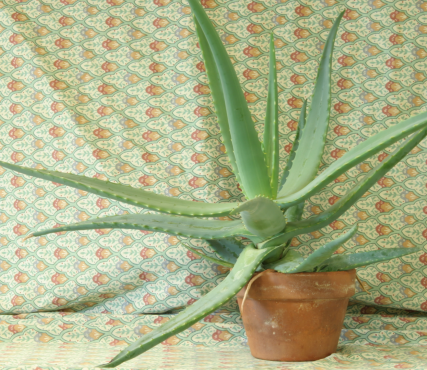
//> input picture 3ddp/lab1/SGM/Examples/Aloe/left.png, 427 x 370 px
$ ./main Examples/Aloe/left.png Examples/Aloe/right.png Examples/Aloe/right.png out.png 3   (built with g++ and OpenCV 4)
//> lines starting //> are read from the running program, lines starting //| are printed output that depends on the picture
### 3ddp/lab1/SGM/sgm.h
#pragma once
#include <iostream>

#include <opencv2/core/core.hpp>
#include <opencv2/highgui/highgui.hpp>
#include "opencv2/imgproc/imgproc.hpp"

#define DEBUG false


using namespace std;
using namespace cv;

typedef vector<unsigned long> ul_array;
typedef vector<ul_array> ul_array2D;
typedef vector<ul_array2D> ul_array3D;
typedef vector<ul_array3D> ul_array4D;

namespace sgm
{
  struct path
  {
    int direction_x;
    int direction_y;
  };
  struct processing_window
  {
    int east;
    int west;
    int north;
    int south;

  };
  class SGM
  {

  public:
    SGM(unsigned int disparity_range, unsigned int p1=3, unsigned int p2=40, unsigned int window_height=3, unsigned window_width_=3);
    void set(const  cv::Mat &left_img, const  cv::Mat &right_img);
    void compute_disparity();
    void save_disparity(char* out_file_name);
    float compute_mse(const  cv::Mat &gt);


  private:
      void init_paths();
      void aggregation();
      void calculate_cost_hamming();
      void compute_path_cost(int direction_y, int direction_x, int cur_y, int cur_x, int cur_path);

      int height_;
      int width_;
      unsigned int disparity_range_;
      unsigned int p1_;
      unsigned int p2_;
      unsigned int window_height_;
      unsigned window_width_;
      cv::Mat disp_;
      cv::Mat views_[2];
      vector<path> paths_;
      processing_window pw_;
      ul_array3D cost_;
      ul_array3D aggr_cost_;
      ul_array4D path_cost_;

  };
}

### 3ddp/lab1/SGM/sgm.cpp
#include "sgm.h"

#include <algorithm>
#include <chrono>
#include <cmath>
#include <ctime>
#include <iostream>
#include <thread>
#include <vector>

#define NUM_DIRS 3
#define PATHS_PER_SCAN 8

using namespace std;
using namespace cv;
static char hamLut[256][256];
static int directions[NUM_DIRS] = {0, -1, 1};

// compute values for hamming lookup table
void compute_hamming_lut() {
    for (uchar i = 0; i < 255; i++) {
        for (uchar j = 0; j < 255; j++) {
            uchar census_xor = i ^ j;
            uchar dist = 0;
            while (census_xor) {
                ++dist;
                census_xor &= census_xor - 1;
            }

            hamLut[i][j] = dist;
        }
    }
}

namespace sgm {
SGM::SGM(unsigned int disparity_range, unsigned int p1, unsigned int p2,
         unsigned int window_height, unsigned window_width)
    : disparity_range_(disparity_range),
      p1_(p1),
      p2_(p2),
      window_height_(window_height),
      window_width_(window_width) {
    compute_hamming_lut();
}

// set images and initialize all the desired values
void SGM::set(const cv::Mat &left_img, const cv::Mat &right_img) {
    views_[0] = left_img;
    views_[1] = right_img;

    height_ = left_img.rows;
    width_ = right_img.cols;
    pw_.north = window_height_ / 2;
    pw_.south = height_ - window_height_ / 2;
    pw_.west = window_width_ / 2;
    pw_.east = width_ - window_height_ / 2;
    init_paths();
    cost_.resize(height_, ul_array2D(width_, ul_array(disparity_range_)));
    aggr_cost_.resize(height_, ul_array2D(width_, ul_array(disparity_range_)));
    path_cost_.resize(
        PATHS_PER_SCAN,
        ul_array3D(height_, ul_array2D(width_, ul_array(disparity_range_))));
}

// initialize path directions
void SGM::init_paths() {
    for (int i = 0; i < NUM_DIRS; ++i) {
        for (int j = 0; j < NUM_DIRS; ++j) {
            // skip degenerate path
            if (i == 0 && j == 0) continue;
            paths_.push_back({directions[i], directions[j]});
        }
    }
}

void SGM::compute_disparity() {
    calculate_cost_hamming();
    aggregation();
    disp_ = Mat(Size(width_, height_), CV_8UC1, Scalar::all(0));

    for (int row = 0; row < height_; ++row) {
        for (int col = 0; col < width_; ++col) {
            unsigned long smallest_cost = aggr_cost_[row][col][0];
            int smallest_disparity = 0;
            for (int d = disparity_range_ - 1; d >= 0; --d) {
                if (aggr_cost_[row][col][d] < smallest_cost) {
                    smallest_cost = aggr_cost_[row][col][d];
                    smallest_disparity = d;
                }
            }

            disp_.at<uchar>(row, col) =
                smallest_disparity * 255.0 / disparity_range_;
        }
    }
}

// compute costs and fill volume cost cost_
void SGM::calculate_cost_hamming() {
    uchar census_left, census_right, shift_count;
    cv::Mat_<uchar> census_img[2];

    cout << "\nApplying Census Transform" << endl;

    for (int view = 0; view < 2; view++) {
        census_img[view] = cv::Mat_<uchar>::zeros(height_, width_);
        for (int r = 1; r < height_ - 1; r++) {
            uchar *p_center = views_[view].ptr<uchar>(r),
                  *p_census = census_img[view].ptr<uchar>(r);
            p_center += 1;
            p_census += 1;
            for (int c = 1; c < width_ - 1; c++, p_center++, p_census++) {
                uchar census_val = 0, shift_count = 0;
                for (int wr = r - 1; wr <= r + 1; wr++) {
                    for (int wc = c - 1; wc <= c + 1; wc++) {
                        if (shift_count != 4)  // skip the center pixel
                        {
                            census_val <<= 1;
                            if (views_[view].at<uchar>(wr, wc) <
                                *p_center)  // compare pixel values in the
                                            // neighborhood
                                census_val = census_val | 0x1;
                        }
                        shift_count++;
                    }
                }
                *p_census = census_val;
            }
        }
    }

    cout << "\nFinding Hamming Distance" << endl;

    for (int r = window_height_ / 2 + 1; r < height_ - window_height_ / 2 - 1;
         r++) {
        for (int c = window_width_ / 2 + 1; c < width_ - window_width_ / 2 - 1;
             c++) {
            for (int d = 0; d < disparity_range_; d++) {
                long cost = 0;
                for (int wr = r - window_height_ / 2;
                     wr <= r + window_height_ / 2; wr++) {
                    uchar *p_left = census_img[0].ptr<uchar>(wr),
                          *p_right = census_img[1].ptr<uchar>(wr);
                    int wc = c - window_width_ / 2;
                    p_left += wc;
                    p_right += wc + d;
                    const uchar out_val = census_img[1].at<uchar>(
                        wr, width_ - window_width_ / 2 - 1);

                    for (; wc <= c + window_width_ / 2;
                         wc++, p_left++, p_right++) {
                        uchar census_left, census_right;
                        census_left = *p_left;

                        if (c + d < width_ - window_width_ / 2)
                            census_right = *p_right;
                        else
                            census_right = out_val;

                        uchar census_xor =
                            census_left ^ census_right;  // Hamming Distance
                        uchar dist = 0;
                        cost += hamLut[census_left][census_right];
                    }
                }
                cost_[r][c][d] = cost;
            }
        }
    }
}

// aggregate the costs
void SGM::aggregation() {
    // for all defined paths
    for (int cur_path = 0; cur_path < PATHS_PER_SCAN; ++cur_path) {
        int dir_x = paths_[cur_path].direction_x;
        int dir_y = paths_[cur_path].direction_y;

        int start_x, start_y, end_x, end_y, step_x, step_y;

        // initialize variables with the right values
        if (dir_x == 1) {
            start_x = pw_.west;
            end_x = pw_.east + 1;
            step_x = 1;
        } else if (dir_x == -1) {
            start_x = pw_.east;
            end_x = pw_.west - 1;
            step_x = -1;
        } else {
            // dir_x == 0
            start_x = pw_.west;
            end_x = pw_.east + 1;
            step_x = 1;  // west < east
        }
        if (dir_y == 1) {
            start_y = pw_.north;
            end_y = pw_.south + 1;
            step_y = 1;
        } else if (dir_y == -1) {
            start_y = pw_.south;
            end_y = pw_.north - 1;
            step_y = -1;
        } else {
            // dir_y == 0
            start_y = pw_.north;
            end_y = pw_.south + 1;
            step_y = 1;  // north < south
        }

        // compute the path cost in a given direction for all pixels
        for (int y = start_y; y != end_y; y += step_y) {
            for (int x = start_x; x != end_x; x += step_x) {
                compute_path_cost(dir_y, dir_x, y, x, cur_path);
            }
        }
    }
    // aggregate the costs for all direction into the aggr_cost_ tensor
    for (int y = 0; y < height_; ++y) {
        for (int x = 0; x < width_; ++x) {
            for (int d = 0; d < disparity_range_; ++d) {
                aggr_cost_[y][x][d] = cost_[y][x][d];  // data term
                for (int path = 0; path < PATHS_PER_SCAN; ++path) {
                    aggr_cost_[y][x][d] += path_cost_[path][y][x][d] -
                                           cost_[y][x][d];  // smoothness term
                }
            }
        }
    }
}

// compute cost per path of a pixel
void SGM::compute_path_cost(int direction_y, int direction_x, int cur_y,
                            int cur_x, int cur_path) {
    // if the processed pixel is the first
    if ((cur_y == pw_.north && direction_y == 1) ||
        (cur_y == pw_.south && direction_y == -1) ||
        (cur_x == pw_.east && direction_x == -1) ||
        (cur_x == pw_.west && direction_x == 1)) {
        // no smoothness cost, only data cost
        for (int d = 0; d < disparity_range_; ++d) {
            path_cost_[cur_path][cur_y][cur_x][d] = cost_[cur_y][cur_x][d];
        }
    } else {
        // prev is the previous pixel along cur_path
        int prev_x = cur_x - direction_x;
        int prev_y = cur_y - direction_y;
        unsigned long best_prev_cost = LLONG_MAX;
        for (int d = 0; d < disparity_range_; d++) {
            unsigned long cost = path_cost_[cur_path][prev_y][prev_x][d];
            if (cost < best_prev_cost) {
                best_prev_cost = cost;
            }
        }

        for (int d = 0; d < disparity_range_; ++d) {
            unsigned long no_penalty_cost;
            unsigned long small_penalty_cost_1;
            unsigned long small_penalty_cost_2;
            unsigned long big_penalty_cost;

            // possible disparities, find the min
            no_penalty_cost = path_cost_[cur_path][prev_y][prev_x][d];
            small_penalty_cost_1 =
                d > 0 ? path_cost_[cur_path][prev_y][prev_x][d - 1] + p1_
                      : LLONG_MAX;
            small_penalty_cost_2 =
                d < disparity_range_ - 1
                    ? path_cost_[cur_path][prev_y][prev_x][d + 1] + p1_
                    : LLONG_MAX;
            big_penalty_cost = best_prev_cost + p2_;

            unsigned long min =
                std::min({no_penalty_cost, small_penalty_cost_1,
                          small_penalty_cost_2, big_penalty_cost});

            path_cost_[cur_path][cur_y][cur_x][d] =
                cost_[cur_y][cur_x][d] + min - best_prev_cost;
        }
    }
}

float SGM::compute_mse(const cv::Mat &gt) {
    cv::Mat1f container[2];
    cv::normalize(gt, container[0], 0, 85, cv::NORM_MINMAX);
    cv::normalize(disp_, container[1], 0, disparity_range_, cv::NORM_MINMAX);

    cv::Mat1f mask = min(gt, 1);
    cv::multiply(container[1], mask, container[1], 1);
    float error = 0;
    for (int y = 0; y < height_; ++y) {
        for (int x = 0; x < width_; ++x) {
            float diff = container[0](y, x) - container[1](y, x);
            error += (diff * diff);
        }
    }
    error = error / (width_ * height_);
    return error;
}

void SGM::save_disparity(char *out_file_name) {
    imwrite(out_file_name, disp_);
    return;
}
}  // namespace sgm

### 3ddp/lab1/SGM/main.cpp
#include <iostream>

#include "sgm.h"

int main(int argc, char **argv) {
    if (argc != 6) {
        std::cerr << "Usage: " << argv[0]
                  << " <right image> <left image> <gt depth map> <output image "
                     "file> <disparity range> "
                  << endl;
        return -1;
    }

    char *firstFileName = argv[1];
    char *secondFileName = argv[2];
    char *gtFileName = argv[3];
    char *outputFileName = argv[4];
    cv::Mat firstImage;
    cv::Mat secondImage;
    cv::Mat gt;

    firstImage = cv::imread(firstFileName, IMREAD_GRAYSCALE);
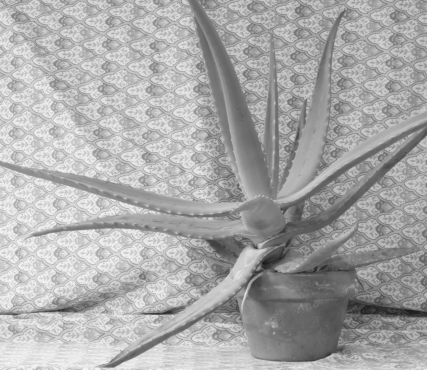
//> firstImage: 370 rows x 427 cols, CV_8UC1; min 23, max 245, mean 169.3
    secondImage = cv::imread(secondFileName, IMREAD_GRAYSCALE);
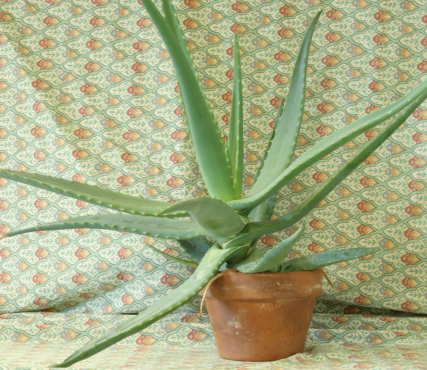
//> input picture 3ddp/lab1/SGM/Examples/Aloe/right.png, 427 x 370 px
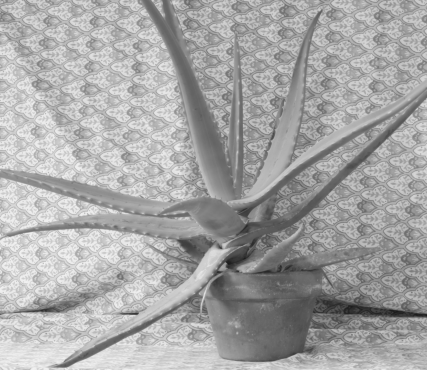
//> secondImage: 370 rows x 427 cols, CV_8UC1; min 26, max 242, mean 166.3
    gt = cv::imread(gtFileName, IMREAD_GRAYSCALE);

    if (!firstImage.data || !secondImage.data) {
        cerr << "Could not open or find one of the images!" << endl;
        return -1;
    }

    unsigned int disparityRange = atoi(argv[5]);

    sgm::SGM sgm(disparityRange);
    sgm.set(firstImage, secondImage);
    sgm.compute_disparity();
//> the loop in calculate_cost_hamming, `for (int view = 0; view < 2; view++)` made 2 passes
//> shift_count on passes 1 to 2: 0, 0
//> after the loop in calculate_cost_hamming, `for (int view = 0; view < 2; view++)`:
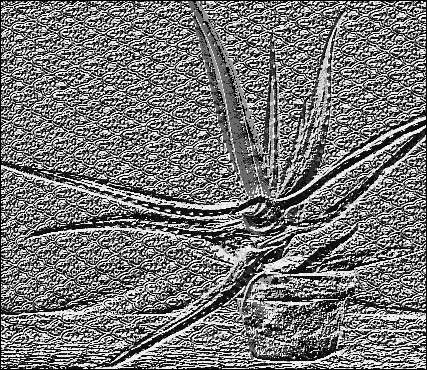
//> census_img[0]: 370 rows x 427 cols, CV_8UC1; min 0, max 255, mean 118.5
//> after the loop in calculate_cost_hamming, `for (int view = 0; view < 2; view++)`:
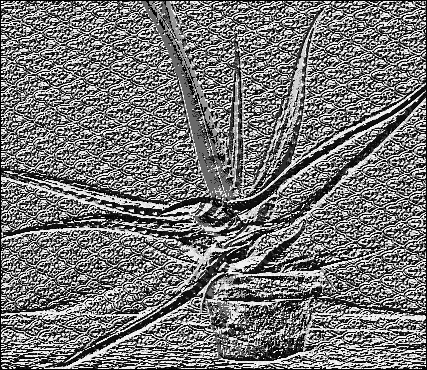
//> census_img[1]: 370 rows x 427 cols, CV_8UC1; min 0, max 255, mean 118.5
//> after the loop in calculate_cost_hamming, `for (int view = 0; view < 2; view++)`: shift_count = 0
//> after the loop in compute_disparity, `for (int row = 0; row < height_; ++row)`:
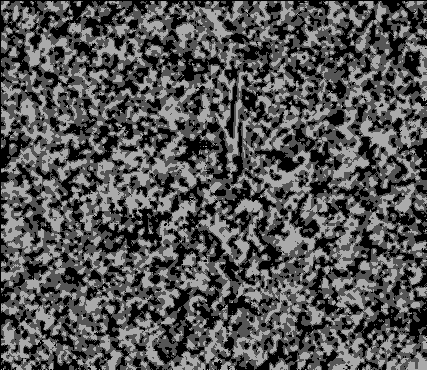
//> disp_: 370 rows x 427 cols, CV_8UC1; min 0, max 170, mean 84.3
    sgm.save_disparity(outputFileName);

    std::cout << "Right Image MSE error: " << sgm.compute_mse(gt) << std::endl;
//> in compute_mse, `cv::normalize(disp_, container[1], 0, disparity_range_, cv::NORM_MINMA..`:
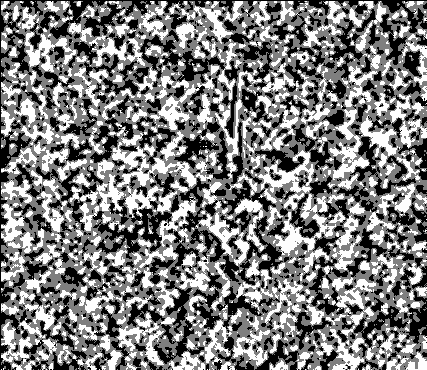
//> container[1]: 370 rows x 427 cols, CV_32FC1; min 0, max 3, mean 1.49; drawn with min black and max white
//> in compute_mse, `cv::Mat1f mask = min(gt, 1);`: mask: 370 rows x 427 cols, CV_32FC1; every value is 1
//> the loop in compute_mse, `for (int y = 0; y < height_; ++y)` made 370 passes
//> error on passes 1 to 3: 1389853.8, 2751003.2, 4097688
//> after the loop in compute_mse, `for (int y = 0; y < height_; ++y)`: error = 492847520
//> in compute_mse, `error = error / (width_ * height_);`: error = 3119.5
//| Right Image MSE error: 3119.49

    return 0;
}
